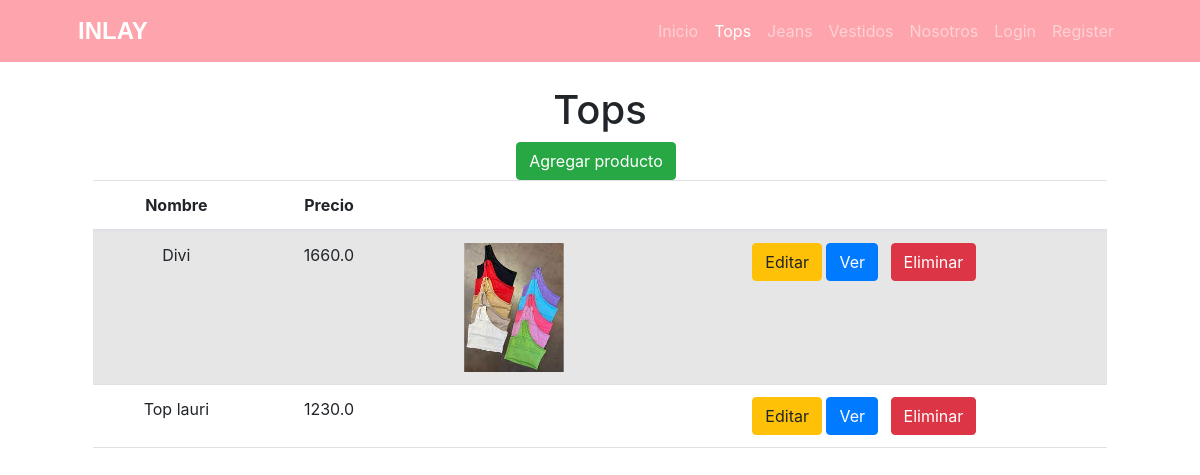
Before: /producto/list/tops/ with the older database file.
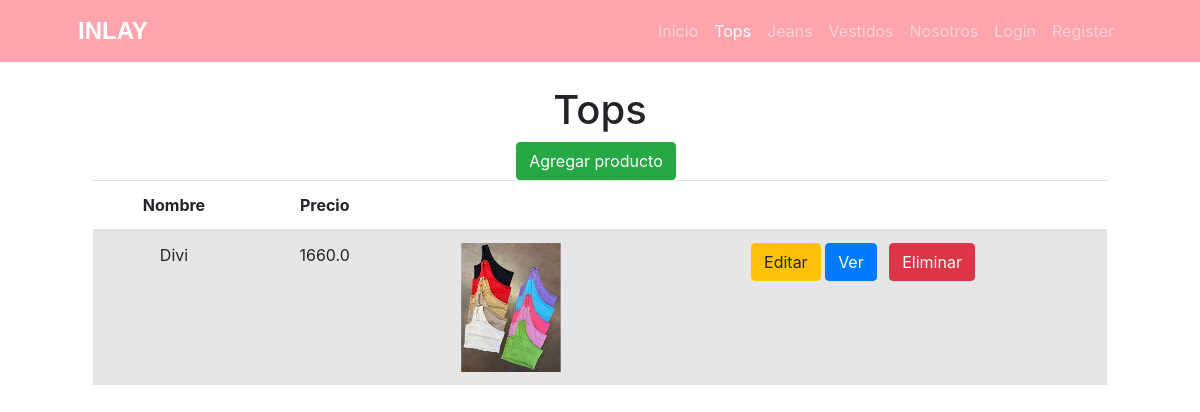
After: the same page with the newer database file.
### core/models.py (models this page shows, shortened)
class Producto(models.Model):
    categoria_id = models.ForeignKey(ProductoCategoria, null=True, blank=True, on_delete=models.SET_NULL)
    nombre = models.CharField(max_length=100)
    precio = models.FloatField()
    talle = models.FloatField()
    cantidad = models.FloatField()
    descripcion = models.TextField(null=True, blank=True, verbose_name = "descripción")
    fecha_actualizacion = models.DateField(null=True, blank=True, default=timezone.now(), editable=False, verbose_name = "fecha de actualización")
    imagenProducto = models.ImageField(null=True, blank=True, upload_to="")
    class meta:
        verbose_name = "producto"
        verbose_name_plural = "productos"

### core/views.py (the view)
# urls.py: path("producto/list/tops/", views.ProductoListTops.as_view(), name="producto_list_tops"),
class ProductoListTops(ListView):
    model = Producto
    context_object_name = "tops"
    queryset = Producto.objects.filter(categoria_id=1)
    template_name = "core/producto_list_tops.html"

### core/templates/core/producto_list_tops.html (shortened to what this page needs)
{% extends 'core/base.html' %}
{% block content %}
  <div class="container text-center">
    <h1 class="mt-4">Tops</h1>
    <a href="{% url 'core:producto_create_form'  %}" class="btn btn-success me-2">Agregar producto</a>
    <table class="table table-striped">
      <thead>
        <tr>
          <th scope="col">Nombre</th>
          <th scope="col">Precio</th>
          <th scope="col"></th>
          <th scope="col"></th>
        </tr>
      </thead>
      <tbody>
        {% for object in tops %}
          <tr>
            <td>{{ object.nombre }}</td>
            <td>{{ object.precio }}</td>
            <td>
              {% if object.imagenProducto %}
                <img src="{{ object.imagenProducto.url }}" alt="{{ object.nombre }}" style="max-width: 100px;">
              {% endif %}
            </td>
            <td>
              <a href="{% url 'core:producto_update_tops' object.id %}" class="btn btn-warning">Editar</a>
              <a href="{% url 'core:producto_detail_tops' object.id %}" class="btn btn-primary me-2">Ver</a>
              <a href="{% url 'core:producto_delete_tops' object.id %}" class="btn btn-danger me-2">Eliminar</a>
            </td>
          </tr>
        {% empty %}
          <tr>
            <td colspan="3" class="text-center">No hay categorías disponibles.</td>
          </tr>
        {% endfor %}
      </tbody>
    </table>
  </div>
{% endblock content %}

Changed rows visible on the page:
removed Producto: nombre "Top lauri", precio "1230.0"
